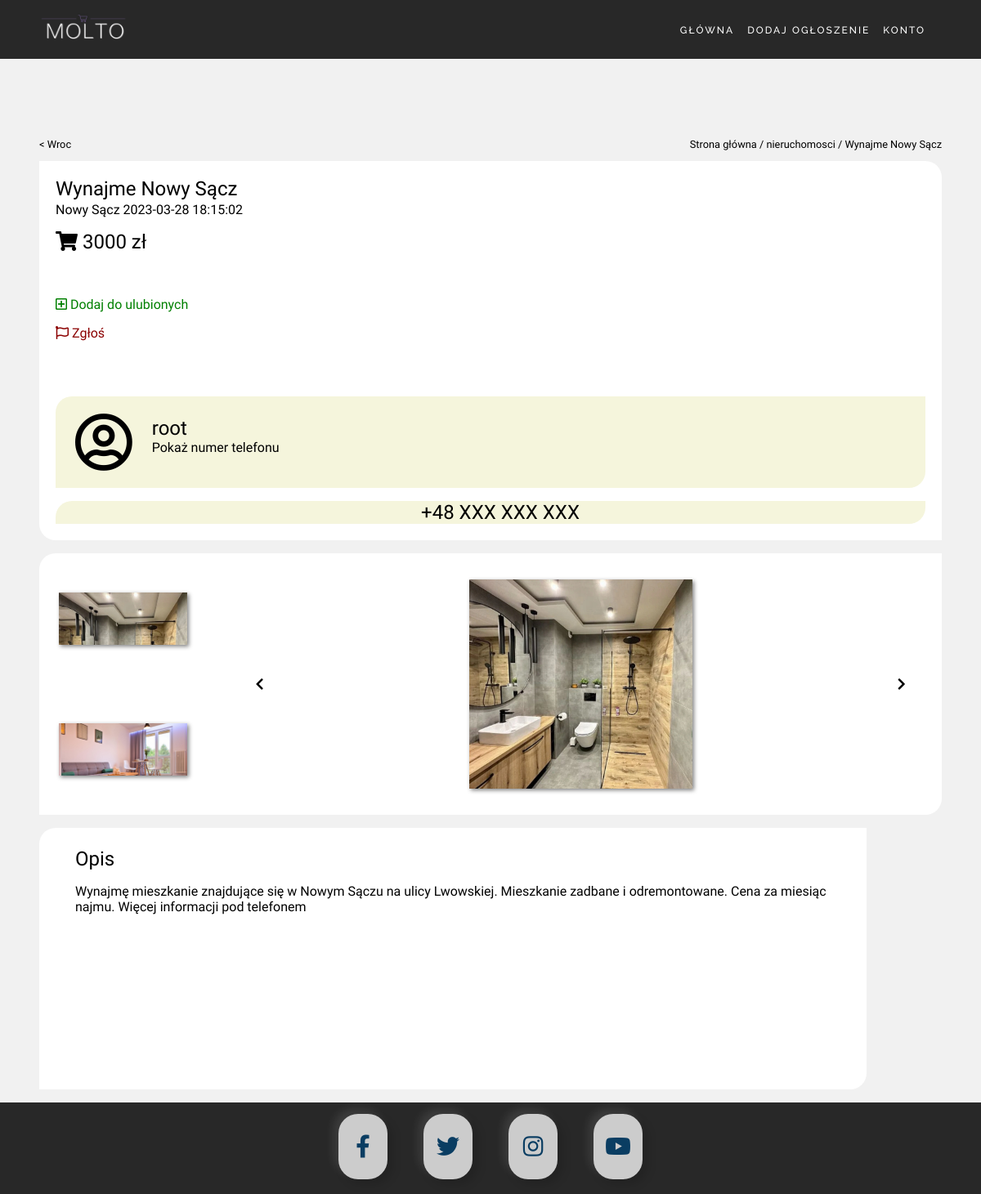
Page /ann.php?id=15 on the committed database.
### tables this page shows
CREATE TABLE `announcement` (
  `id` int(11) NOT NULL,
  `category` enum('motoryzacja','elektronika','ubrania','dom','nieruchomosci','rozrywka') NOT NULL,
  `title` tinytext NOT NULL,
  `description` text NOT NULL,
  `value` float NOT NULL,
  `img_link` text NOT NULL,
  `contact` text NOT NULL,
  `location` tinytext NOT NULL,
  `date` datetime NOT NULL,
  `user_owner` int(11) NOT NULL,
  `img_id` int(11) NOT NULL
);

CREATE TABLE `user` (
  `id` int(11) NOT NULL,
  `username` text NOT NULL,
  `password` text NOT NULL,
  `email` text NOT NULL,
  `phone_number` tinytext NOT NULL,
  `favorites` tinytext NOT NULL
);

CREATE TABLE `imgdata` (
  `id` int(11) NOT NULL,
  `first_img_link` text NOT NULL,
  `second_img_link` text NOT NULL,
  `third_img_link` text NOT NULL
);

### announcement.php (called while the page is built, shortened)
<?php
class Announcement{
    function __construct($id, $category, $title, $description, $value, $img_link, $contact, $location, $date, $user_owner, $img_id) {
        $this->id = $id;
        $this->title = $title;
        $this->category = $category;
        $this->description = $description;
        $this->value = $value;
        $this->img_link = $img_link;
        $this->location = $location;
        $this->date = $date;
      }
    public static function getById(int $id){
        $conn = DatabaseConnect::connect();
        $cmd = mysqli_prepare($conn, "SELECT * FROM announcement WHERE id=?");
        mysqli_stmt_bind_param($cmd, "i", $id);
        mysqli_stmt_execute($cmd);
        $getResult = mysqli_stmt_get_result($cmd);
        $row = mysqli_fetch_row($getResult);
        if(isset($row)){
            return new Announcement($row[0],$row[1],$row[2],$row[3],$row[4],$row[5],$row[6],$row[7],$row[8],$row[9],$row[10]);
        }else{
            throw new Exception("Cannot find announcement", 1);
        }
    }
    public static function getUserById(int $id){
        $conn = DatabaseConnect::connect();
        $cmd = mysqli_prepare($conn, "SELECT username FROM user WHERE id=?");
        mysqli_stmt_bind_param($cmd, "i", $id);
        mysqli_stmt_execute($cmd);
        $getResult = mysqli_stmt_get_result($cmd);
        $row = mysqli_fetch_row($getResult);
        if(isset($row)){
            return $row[0];
        }else{
            throw new Exception("Cannot find announcement", 1);
        }
    }
    public static function getImgById(int $id){
        $conn = DatabaseConnect::connect();
        $cmd = mysqli_prepare($conn, "SELECT first_img_link,second_img_link,third_img_link FROM imgdata WHERE id=?");
        mysqli_stmt_bind_param($cmd, "i", $id);
        mysqli_stmt_execute($cmd);
        $getResult = mysqli_stmt_get_result($cmd);
        $row = mysqli_fetch_row($getResult);
        if(isset($row)){
            return $row;
        }else{
            throw new Exception("Cannot find announcement", 1);
        }
    }
}
?>

### ann.php (the view, shortened to what this page needs)
<!DOCTYPE html>
<html lang="pl">
<head>
    <link rel="stylesheet" href="style/main.css">
    <link rel="stylesheet" href="style/annstyle.css" MEDIA="(min-width: 1250px)">
    <link rel="stylesheet" href="style/annstylephone.css" MEDIA="(max-width: 1249px)">
    <link rel="stylesheet" href="https://cdnjs.cloudflare.com/ajax/libs/font-awesome/5.13.0/css/all.min.css">
</head>
<body>
<?php
        include_once("page.php");
    ?>
    <main>
<?php
include_once("announcement.php");
if (session_status() === PHP_SESSION_NONE) {
    if(isset($_SESSION['logged']) && $_SESSION['logged'] == TRUE){
        $userId = User::userId($_SESSION['username']);
    }else{
        $userId = NULL;
    }
}
if(!isset($_GET["id"]) || !is_numeric($_GET["id"]) || $_GET["id"] <= 0){
    show_error("Nie można znaleźć ogłoszenia");
}else{
    try {
        $announcement = Announcement::getById($_GET["id"]);
        echo '<div class="annNavBack">';
        echo '<p><a href="index.php">< Wroc</a></p>';
        echo '<p><a href="index.php">Strona główna</a> / <a href="category.php?category='.$announcement->category.'">'.$announcement->category.'</a> / '.htmlspecialchars($announcement->title).'</p>';
        echo '</div>';
        echo '<div class="middleContent">';
        echo '<div class="leftBlock">';
        echo '<div class="annInfo">';
        echo '<h2>'.htmlspecialchars($announcement->title).'</h2>';
        echo '<p>'.htmlspecialchars($announcement->location)." ".$announcement->date.'</p>';
        echo '<h2><i class="fas fa-shopping-cart"></i> '.$announcement->value.' zł</h2>';
        echo '</div>';
        echo '<div class="annButtons">';
        echo '<p><a href="action.php?id_favorite='.$announcement->id.'&id_user='.$userId.'"><i class="far fa-plus-square"></i> Dodaj do ulubionych</a></p>';
        echo '<p><a href="action.php?id='.$announcement->id.'"><i class="far fa-flag"></i> Zgłoś</a></p>';
        echo '</div>';
        echo '<div class="annContact">';
        echo '<div class="userProfil">';
        echo '<h2><i class="far fa-user-circle"></i></h2><div><h2>'.Announcement::getUserById($announcement->user_owner).'</h2><p style="cursor: pointer" onclick="show_phone_number()">Pokaż numer telefonu</p></div>';
        echo '</div>';
        echo '<div class="phone">';
        echo '<div><h2 id="phone_number">+48 XXX XXX XXX</h2></div>';
        echo '</div>';
        echo '</div>';
        echo '</div>';
        echo '<div class="rightBlock">';
        echo '<div class="imgColumn">';
        for ($i=0; $i < 3; $i++) {
            if(Announcement::getImgById($announcement->img_id)[$i] != "NULL"){
                echo '<img src="ann_img/'.Announcement::getImgById($announcement->img_id)[$i].'">';
            }
        }?>
        <?php
        echo '</div>';
        echo '<div class="mainImg">';
        echo '<i class="fas fa-chevron-left" onclick="previous_img()"></i>';
        echo '<img src="ann_img/'.$announcement->img_link.'" id="main_img">';
        echo '<i class="fas fa-chevron-right" onclick="next_img()"></i>';
        echo '</div>';
        echo '</div>';
        echo '</div>';
    } catch (Exception $e) {
       show_error("Wystąpił błąd podczas ładowania ogłoszenia");
    }
}
?>
</main>
<section>
    <div id="description">
        <h2>Opis</h2>
        <p> <?php echo htmlspecialchars("$announcement->description") ?></p>
    </div>
</section>
</body>
</html>

### style/main.css (style rules this page uses)
body { background-color: #f1f1f1; margin: 0; }
main { background-color: #f1f1f1; }

### style/annstyle.css (style rules this page uses)
main { padding: 4vh 4vw 0vh 4vw; }
section { padding: 0vh 4vw 2vh 4vw; }
p { font-family: "Prompt", sans-serif; font-weight: 100; margin-top: 0.1em; }
h2 { font-family: "Prompt", sans-serif; font-weight: 400; }
a { text-decoration: none; color: inherit; }
.annNavBack { margin-top: 8vh; min-width: 400px; width: 26vw; display: flex; justify-content: space-between; font-family: "Prompt", sans-serif; font-weight: 100; }
.annNavBack a { text-decoration: none; color: black; }
.annButtons { padding: 0px 20px 0px 20px; }
.annButtons p:nth-child(1) { color: green; cursor: pointer; width: 45%; }
.annButtons p:nth-child(2) { color: darkred; cursor: pointer; width: 25%; }
.middleContent { display: flex; justify-content: space-between; height: 75vh; }
.leftBlock { display: flex; flex-direction: column; justify-content: space-between; border-radius: 0px 20px 0px 20px; background-color: white; height: 90%; width: 40%; }
.leftBlock .annInfo { padding: 0px 20px 0px 20px; }
.leftBlock .annInfo h2 { font-family: "Prompt", sans-serif; font-weight: 400; margin-bottom: 0; }
.leftBlock .annInfo p { font-family: "Prompt", sans-serif; font-weight: 100; margin-top: 0.1em; }
.leftBlock .annContact { margin: 0px 20px 20px 20px; }
.leftBlock .annContact .userProfil { border-radius: 20px 0px 20px 0px; background-color: beige; display: flex; justify-content: left; align-items: center; height: 14vh; }
.leftBlock .annContact .phone { border-radius: 20px 0px 20px 0px; background-color: beige; margin-top: 2vh; display: flex; justify-content: center; }
.leftBlock .annContact .userProfil div { display: flex; flex-direction: column; justify-content: center; }
.leftBlock .annContact .userProfil p { margin-left: 2vw; margin-top: 0px; }
.leftBlock .annContact h2 { margin-top: 0; margin-left: 2vw; font-family: "Prompt", sans-serif; font-weight: 400; margin-bottom: 0; }
.leftBlock .annContact .userProfil i { font-size: 4em; }
.rightBlock { display: flex; justify-content: space-around; border-radius: 20px 0px 20px 0px; margin-left: 2vw; background-color: white; height: 90%; width: 80%; }
.rightBlock .imgColumn { display: flex; margin-left: 2vw; flex-direction: column; justify-content: space-around; max-height: 100%; width: 20%; }
.rightBlock .imgColumn img { object-fit: cover; object-position: 100% 0; width: 80%; box-shadow: 2px 2px 5px gray; }
.mainImg { width: 90%; display: flex; justify-content: space-around; align-items: center; }
.mainImg img { margin: auto; object-fit: cover; object-position: 0 0; max-height: 80%; max-width: 80%; box-shadow: 2px 2px 5px gray; }
.mainImg i { cursor: pointer; margin: 5%; }
#description { padding: 0px 20px 0px 20px; background-color: white; width: 100%; height: 40vh; border-radius: 20px 0px 20px 0px; }
#description h2 { padding-top: 1em; margin-top: 0; margin-left: 2vw; font-family: "Prompt", sans-serif; font-weight: 400; margin-bottom: 0; }
#description p { margin-left: 2vw; font-family: "Prompt", sans-serif; font-weight: 100; margin-top: 1em; }

### rows in the picture
announcement: category "nieruchomosci", title "Wynajme Nowy Sącz", location "Nowy Sącz", date "2023-03-28 18:15:02", value "3000", user_owner.username "root", img.first_img_link (picture), img.second_img_link (picture), img_link (picture), description "Wynajmę mieszkanie znajdujące się w Nowym Sączu na ulicy Lwowskiej. Mieszkanie zadbane i odremontowane. Cena za miesiąc najmu. Więcej informacji pod telefonem"
